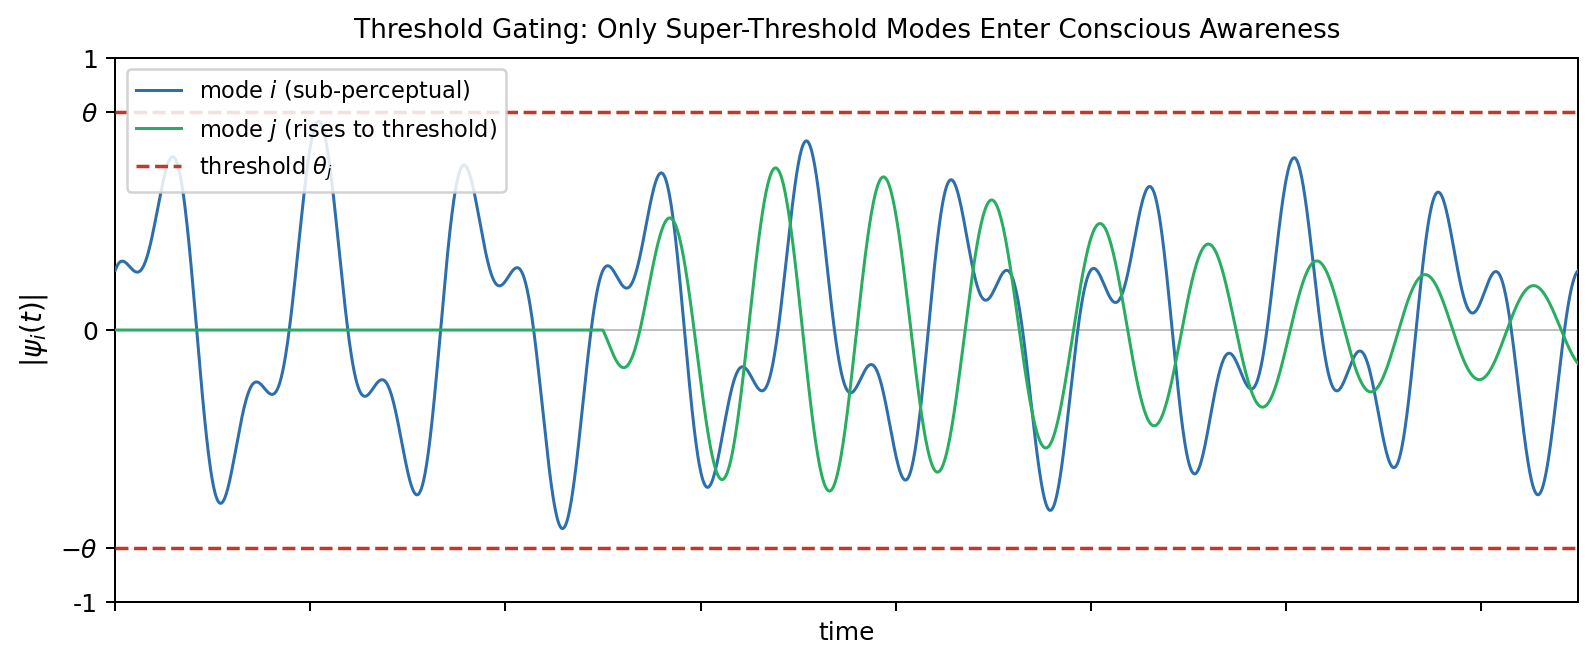

The script that saved this image:
"""
Figure 2 — The Perception Threshold: Field amplitude over time
Shows two emotion modes oscillating; one exceeds threshold, the other doesn't.
Produces fig2_threshold.pdf and fig2_threshold.png
"""
import numpy as np
import matplotlib
matplotlib.use("Agg")
import matplotlib.pyplot as plt

t = np.linspace(0, 15, 3000)

# Mode i: stays below threshold — sub-perceptual anxiety
mode_i = 0.55 * np.sin(2 * np.pi * 0.6 * t) * np.exp(-0.03 * t) + \
         0.25 * np.cos(2 * np.pi * 1.4 * t + 0.5)

# Mode j: rises, crosses threshold, decays
env_j = np.where(t < 5, 0.0, 1.1 * (1 - np.exp(-(t - 5) / 1.2)) * np.exp(-(t - 5) / 5))
mode_j = env_j * np.sin(2 * np.pi * 0.9 * t + 1.0)

threshold = 0.80

fig, ax = plt.subplots(figsize=(9, 3.8))

ax.plot(t, mode_i, color="#2C6FAC", lw=1.2, label=r"mode $i$ (sub-perceptual)", zorder=3)
ax.plot(t, mode_j, color="#27AE60", lw=1.2, label=r"mode $j$ (rises to threshold)", zorder=3)
ax.axhline(threshold, color="#C0392B", lw=1.4, ls="--", zorder=4,
           label=r"threshold $\theta_j$")
ax.axhline(-threshold, color="#C0392B", lw=1.4, ls="--", zorder=4)
ax.fill_between(t, mode_j, threshold,
                where=(mode_j >= threshold), alpha=0.30, color="#E74C3C", zorder=2)
ax.fill_between(t, mode_j, -threshold,
                where=(mode_j <= -threshold), alpha=0.30, color="#E74C3C", zorder=2)
ax.axhline(0, color="#aaa", lw=0.6)

ax.set_xlabel("time", fontsize=10)
ax.set_ylabel(r"$|\psi_i(t)|$", fontsize=11)
ax.set_title("Threshold Gating: Only Super-Threshold Modes Enter Conscious Awareness",
             fontsize=10.5, pad=8)
ax.legend(fontsize=9, loc="upper left", framealpha=0.85)
ax.set_xlim(0, 15)
ax.set_yticks([-1, -threshold, 0, threshold, 1])
ax.set_yticklabels(["-1", r"$-\theta$", "0", r"$\theta$", "1"])
ax.tick_params(axis="x", labelbottom=False)

plt.tight_layout()
for ext in ("pdf", "png"):
    plt.savefig(f"fig2_threshold.{ext}", dpi=180, bbox_inches="tight")
print("fig2 saved")
